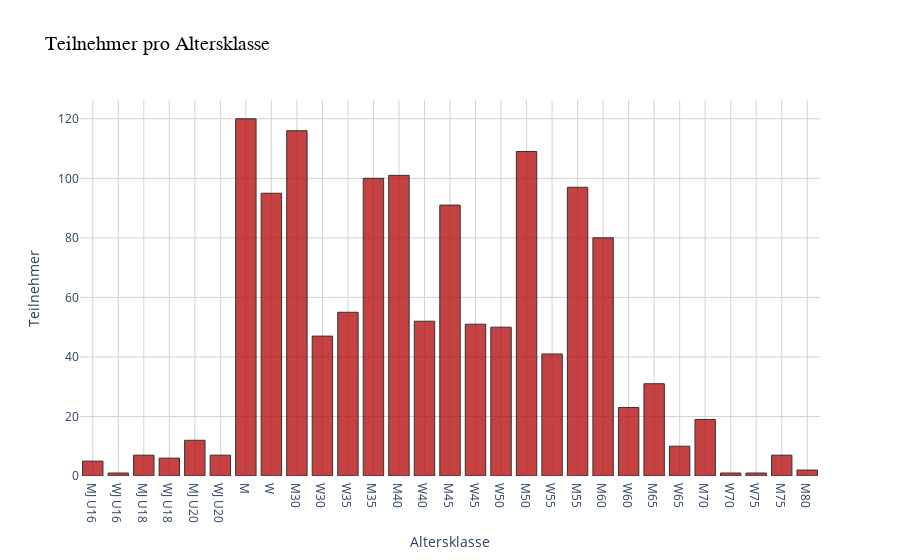

The code cell stored with this chart in its notebook:
### Code cell
# Assuming 'gender_counts' is already calculated (counts of 'M' and 'W')
fig = px.histogram(
    df,
    x="AK", 
    title = "Teilnehmer pro Altersklasse", 
    color_discrete_sequence=["#b81212"]
    
)

fig.update_layout(
    title_font=dict(size=20, family="Arial", color="black"),  # Title font style
    xaxis_title = "Altersklasse", 
    yaxis_title = "Teilnehmer",
    xaxis=dict(showgrid=True, gridcolor="lightgray"),  # Add gridlines
    yaxis=dict(showgrid=True, gridcolor="lightgray"),
    plot_bgcolor="white",  # Background color# Gap between bars
)

fig.update_traces(
    marker=dict(
        line=dict(width=1, color="black")  # Add border to bars
    ),
    opacity=0.8, 
    hovertemplate="<b>AK:</b> %{x}<br>" +  # Customize hover text
              "<b>Teilnehmer:</b> %{y}<extra></extra>" 
)


# Show the pie chart
fig.show()

### Figure 1 — Plotly figure (JSON) as saved in the notebook; plotly's stock layout.template omitted (floating-point values rounded to 4 significant figures; data arrays with more than 128 entries replaced by an {"elided": "..."} marker saying what was removed)
{"data": [{"alignmentgroup": "True", "bingroup": "x", "hovertemplate": "<b>AK:</b> %{x}<br><b>Teilnehmer:</b> %{y}<extra></extra>", "legendgroup": "", "marker": {"color": "#b81212", "line": {"color": "black", "width": 1}, "pattern": {"shape": ""}}, "name": "", "offsetgroup": "", "opacity": 0.8, "orientation": "v", "showlegend": false, "type": "histogram", "x": {"elided": "1337 str values"}, "xaxis": "x", "yaxis": "y"}], "layout": {"barmode": "relative", "legend": {"tracegroupgap": 0}, "plot_bgcolor": "white", "title": {"font": {"color": "black", "family": "Arial", "size": 20}, "text": "Teilnehmer pro Altersklasse"}, "xaxis": {"anchor": "y", "domain": [0, 1], "gridcolor": "lightgray", "showgrid": true, "title": {"text": "Altersklasse"}}, "yaxis": {"anchor": "x", "domain": [0, 1], "gridcolor": "lightgray", "showgrid": true, "title": {"text": "Teilnehmer"}}}}
